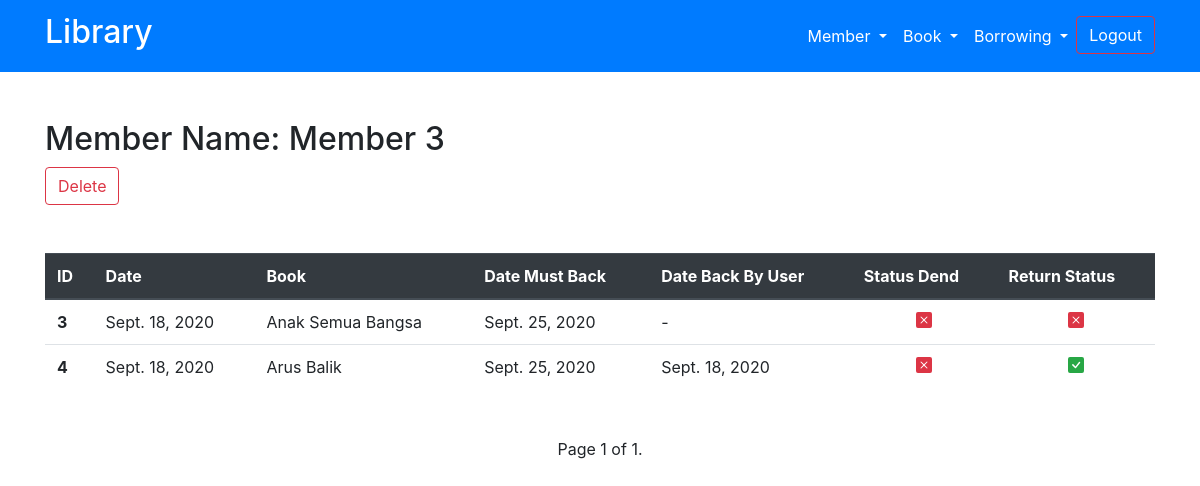
Screenshot of /history-member/3/ (signed in) with the database file from the repository.
### my_app/models.py (models this page shows, shortened)
class Member(models.Model):
    name = models.CharField(max_length=40)
    date_in = models.DateField(auto_now_add=True)
    address = models.CharField(max_length=50)
    email = models.EmailField(max_length=254)
    date_born = models.DateField()
    status = models.BooleanField(default=True)
    class Meta:
        verbose_name = "Member"
        verbose_name_plural = "Members"
        ordering = ['-date_in']

class Peminjaman(models.Model):
    dateAdd = models.DateField(auto_now_add=True)
    member = models.ForeignKey(Member, on_delete=models.CASCADE)
    book = models.ForeignKey(Book, on_delete=models.CASCADE)
    date_must_back = models.DateField(auto_created=back_day)
    date_back_by_member = models.DateField(blank=True, null=True)
    status_denda = models.BooleanField(default=False)
    status_pengembalian = models.BooleanField(default=False)
    user = models.ForeignKey(User, on_delete=models.CASCADE)
    class Meta:
        verbose_name = "Peminjaman"
        verbose_name_plural = "Peminjamans"
        ordering = ['-dateAdd']
    def denda_check(self):
        today = datetime.date.today()
        if self.date_must_back < today:
            self.status_denda = True
            self.save()
        else:
            self.status_denda = False
            self.save()

class Book(models.Model):
    dateAdd = models.DateField(auto_now_add=True)
    author = models.CharField(max_length=50)
    title = models.CharField(max_length=50)
    denda = models.IntegerField(default=10000)
    denda_hilang = models.IntegerField(default=50000)
    status = models.BooleanField(default=True)
    status_dipinjam = models.BooleanField(default=False)
    rating = models.ForeignKey(Rating, on_delete=models.CASCADE,)
    categorie = models.ForeignKey(Categorie, on_delete=models.CASCADE,)
    user = models.ForeignKey(User, on_delete=models.CASCADE)
    class Meta:
        verbose_name = "Book"
        verbose_name_plural = "Books"
        ordering = ['-dateAdd']
    def __str__(self):
        return self.title

### my_app/views.py (the view)
# urls.py: path('history-member/<int:member_id>/', views.history_member, name='history-member'),
def history_member(request, member_id):
    if request.user.is_authenticated:
        try:
            getMember = Member.objects.get(pk=member_id)
        except (KeyError, Member.DoesNotExist):
            return HttpResponseRedirect(reverse('home:not_found'))
        member_peminjaman = Peminjaman.objects.filter(member=getMember.id)
        for i in member_peminjaman:
            if i.status_pengembalian is False:
                i.denda_check()
            else: pass
        paginator = Paginator(member_peminjaman, 100)
        pageNum = request.GET.get('page')
        dataresult = paginator.get_page(pageNum)
        return render(request, 'home/history-member.html', {
            'data': dataresult,
            'member': getMember,
        })
    else:
        return HttpResponseRedirect(reverse('login'))

### templates/home/history-member.html (shortened to what this page needs)
{% extends 'base.html' %}
{% load static %}
{% block content %}
<div class="container my-5 text-capitalize">
    <h2 class="mt-5">member name: {{member.name}}</h2>
    <a href="../../delete/Member/{{member.id}}/" class="btn btn-outline-danger mb-5">delete</a>
    <table class="table table-hover">
        <thead class="thead-dark">
            <th scope="col">ID</th>
            <th scope="col">date</th>
            <th scope="col">book</th>
            <th scope="col">date must back</th>
            <th scope="col">date back by user</th>
            <th scope="col">status dend</th>
            <th scope="col">return status</th>
        </thead>
        <tbody>
        {% for i in data %}
        {% if i.status_denda is True %}
            <tr class="bg-danger text-white">
            {% else %}
            <tr>
        {% endif %}
                <th scope="row">{{i.id}}</th>
                <td>{{i.dateAdd}}</td>
                <td>{{i.book}}</td>
                <td>{{i.date_must_back}}</td>
                {% if i.date_back_by_member is None %}
                <td>-</td>
                {% else %}
                <td>{{i.date_back_by_member}}</td>
                {% endif %}
                {% if i.status_denda is True%}
                <td class="text-success text-center">
                    <svg width="1em" height="1em" viewBox="0 0 16 16" class="bi bi-check-square-fill"
                        fill="currentColor" xmlns="http://www.w3.org/2000/svg">
                        <path fill-rule="evenodd"
                            d="M2 0a2 2 0 0 0-2 2v12a2 2 0 0 0 2 2h12a2 2 0 0 0 2-2V2a2 2 0 0 0-2-2H2zm10.03 4.97a.75.75 0 0 0-1.08.022L7.477 9.417 5.384 7.323a.75.75 0 0 0-1.06 1.06L6.97 11.03a.75.75 0 0 0 1.079-.02l3.992-4.99a.75.75 0 0 0-.01-1.05z" />
                    </svg>
                </td>
                {% else %}
                <td class="text-danger text-center">
                </td>
                {% endif %}
                {% if i.status_pengembalian is True %}
                <td class="text-success text-center">
                </td>
                {% else %}
                <td class="text-danger text-center">
                </td>
                {% endif %}
            </tr>
        {% endfor %}
        </tbody>
    </table>
</div>
<div class="container">
    <div class="row">
        <div class="col text-center">
            <span> Page {{ data.number }} of {{ data.paginator.num_pages }}.</span>
        </div>
    </div>
</div>
{% endblock content %}

### rows the page displays
Member: name "Member 3"
Peminjaman: id "3", dateAdd "Sept. 18, 2020", book "Anak Semua Bangsa", date_must_back "Sept. 25, 2020", status_denda False (drawn), status_pengembalian False (drawn)
Peminjaman: id "4", dateAdd "Sept. 18, 2020", book "Arus Balik", date_must_back "Sept. 25, 2020", date_back_by_member "Sept. 18, 2020", status_denda False (drawn), status_pengembalian True (drawn)

### other values shown
{{ data.number }} "1"
{{ data.paginator.num_pages }} "1"
